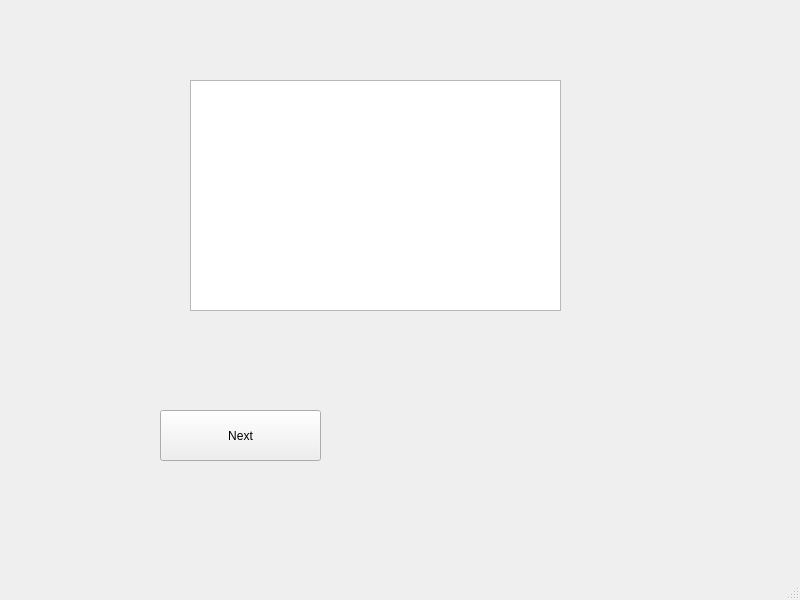
<?xml version="1.0" encoding="UTF-8"?>
<ui version="4.0">
 <class>MainWindow</class>
 <widget class="QMainWindow" name="MainWindow">
  <property name="geometry">
   <rect>
    <x>0</x>
    <y>0</y>
    <width>800</width>
    <height>600</height>
   </rect>
  </property>
  <property name="windowTitle">
   <string>MainWindow</string>
  </property>
  <widget class="QWidget" name="centralwidget">
   <widget class="QPushButton" name="pushButton">
    <property name="geometry">
     <rect>
      <x>160</x>
      <y>410</y>
      <width>161</width>
      <height>51</height>
     </rect>
    </property>
    <property name="text">
     <string>Next</string>
    </property>
   </widget>
   <widget class="QTextEdit" name="textEdit">
    <property name="geometry">
     <rect>
      <x>190</x>
      <y>80</y>
      <width>371</width>
      <height>231</height>
     </rect>
    </property>
   </widget>
  </widget>
  <widget class="QMenuBar" name="menubar">
   <property name="geometry">
    <rect>
     <x>0</x>
     <y>0</y>
     <width>800</width>
     <height>23</height>
    </rect>
   </property>
  </widget>
  <widget class="QStatusBar" name="statusbar"/>
 </widget>
 <resources/>
 <connections/>
</ui>
